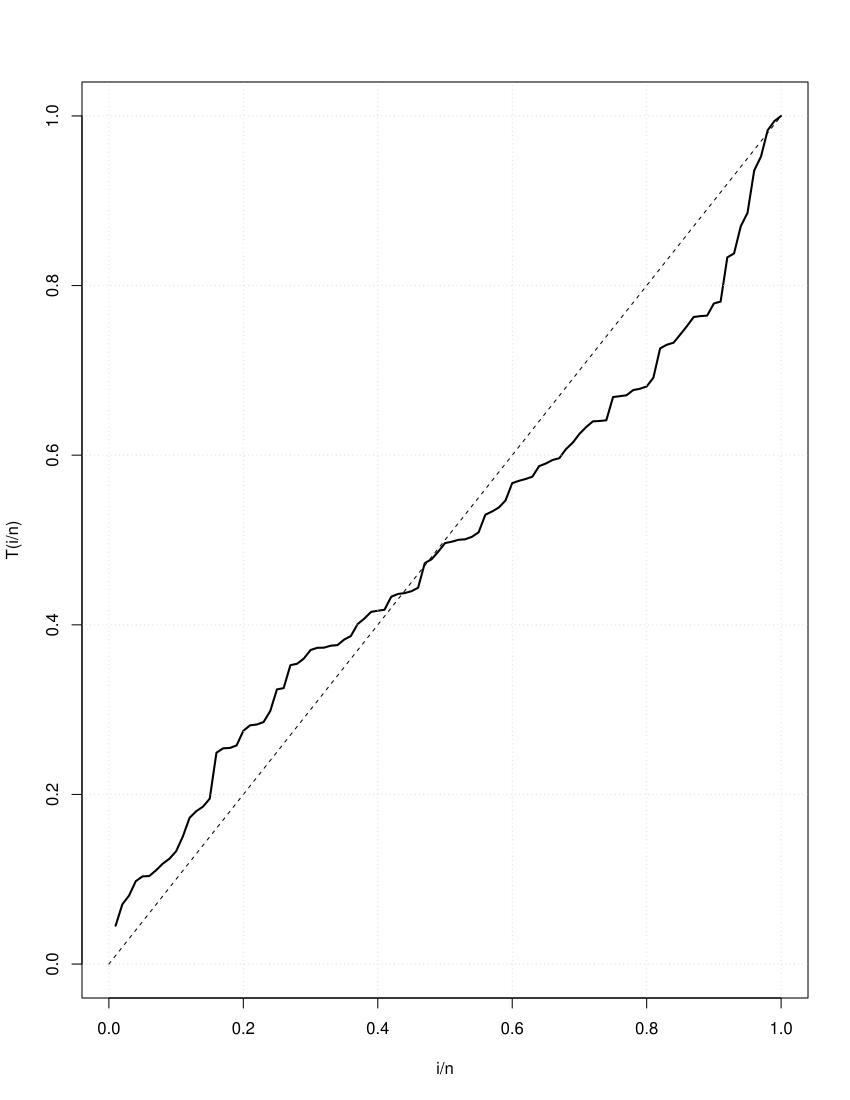

Here is the R script that generated this plot:
sigma<-1;mu<--(sigma)^2/2
t<-rlnorm(100,meanlog=mu,sdlog=sigma)
mean(t)
TTT(t)

h.ln<-function(x)
{return(dlnorm(x,meanlog=mu,sdlog=sigma)/(1-plnorm(x,meanlog=mu,sdlog=sigma)))}
qlnorm(0.999,meanlog=mu,sdlog=sigma)
curve(h.ln(x),0,12)
